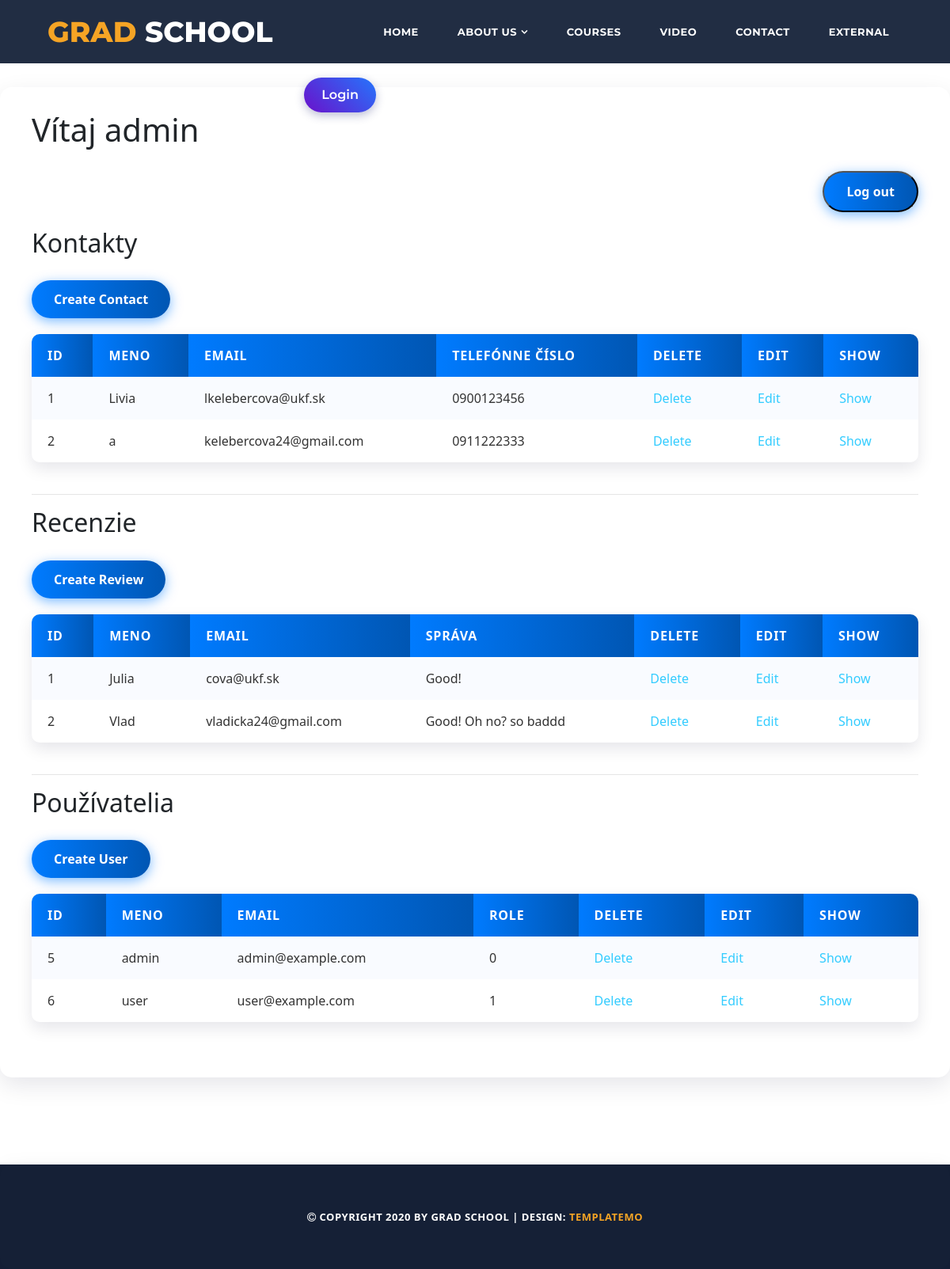
/admin.php (signed in), run on the app's committed database.
### tables this page shows
CREATE TABLE `contact` (
  `id` int(11) NOT NULL AUTO_INCREMENT,
  `name` varchar(150) NOT NULL,
  `email` varchar(150) NOT NULL,
  `phone` varchar(15) NOT NULL,
  PRIMARY KEY (`id`)
);

CREATE TABLE `review` (
  `id` int(11) NOT NULL AUTO_INCREMENT,
  `name` varchar(150) NOT NULL,
  `email` varchar(150) NOT NULL,
  `message` TEXT NOT NULL,
  PRIMARY KEY (`id`)
);

CREATE TABLE `users` (
  `id` int(11) NOT NULL AUTO_INCREMENT,
  `name` varchar(100) NOT NULL,
  `email` varchar(150) NOT NULL,
  `password` varchar(255) NOT NULL,
  `role` int(11) NOT NULL,
  `created_at` timestamp NOT NULL DEFAULT current_timestamp(),
  PRIMARY KEY (`id`),
  UNIQUE KEY `email` (`email`)
);

### _inc/classes/Database.php (called while the page is built, shortened)
<?php
class Database
{
    private string $host;
    private string $db;
    private string $user;
    private string $pass;
    private string $charset;
    private ?PDO $pdo = null;
    public function __construct(
        string $host = "localhost",
        string $db = "db_pre_sait",
        string $user = "root",
        string $pass = "",
        string $charset = "utf8"
    ) {
        $this->host = $host;
        $this->db = $db;
        $this->user = $user;
        $this->pass = $pass;
        $this->charset = $charset;
    }
    private function connect(): void
    {
        $dsn = "mysql:host={$this->host};dbname={$this->db};charset={$this->charset}";
        try {
            $this->pdo = new PDO($dsn, $this->user, $this->pass, [
                PDO::ATTR_ERRMODE => PDO::ERRMODE_EXCEPTION,
                PDO::ATTR_DEFAULT_FETCH_MODE => PDO::FETCH_ASSOC,
                PDO::ATTR_EMULATE_PREPARES => false,
            ]);
        } catch (PDOException $e) {
            error_log("Database connection error: " . $e->getMessage());
            exit("Database error. Please contact administrator.");
        }
    }
    public function getConnection(): ?PDO
    {
        return $this->pdo;
    }
}
?>

### _inc/classes/Contact.php (called while the page is built, shortened)
<?php
class Contact
{
    private $db;
    public function __construct(Database $database)
    {
        $this->db = $database->getConnection();
    }
    public function index()
    {
        $query = "SELECT * FROM contact";
        $stmt = $this->db->prepare($query);
        $stmt->execute();
        return $stmt->fetchAll(PDO::FETCH_ASSOC);
    }
}
?>

### _inc/classes/Review.php (called while the page is built, shortened)
<?php
class Review
{
    private $db;
    public function __construct(Database $database)
    {
        $this->db = $database->getConnection();
    }
    public function index()
    {
        $stmt = $this->db->prepare("SELECT * FROM review");
        $stmt->execute();
        return $stmt->fetchAll(PDO::FETCH_ASSOC);
    }
}
?>

### _inc/classes/User.php (called while the page is built, shortened)
<?php
class User
{
    private $db;
    public function __construct(Database $database)
    {
        $this->db = $database->getConnection();
    }
    public function index()
    {
        $stmt = $this->db->prepare("SELECT * FROM users");
        $stmt->execute();
        return $stmt->fetchAll(PDO::FETCH_ASSOC);
    }
}
?>

### admin.php (the view, shortened to what this page needs)
<?php
include('partials/header.php');
Assets::addStyle();
$db = new Database();
$contact = new Contact($db);
$contacts = $contact->index();
$review = new Review($db);
$reviews = $review->index();
$user = new User($db);
$users = $user->index();
?>
<section class="container">
    <h1>Vítaj admin</h1>
    <form action="logout.php" method="POST" style="text-align: right;">
        <button type="submit" class="button">Log out</button>
    </form>
    <h2>Kontakty</h2>
    <a href="contact-create.php" class="button">Create Contact</a>
    <table>
        <tr>
            <th>ID</th>
            <th>Meno</th>
            <th>Email</th>
            <th>Telefónne číslo</th>
            <th>Delete</th>
            <th>Edit</th>
            <th>Show</th>
        </tr>
        <?php foreach($contacts as $con): ?>
            <tr>
                <td><?= htmlspecialchars($con['id']) ?></td>
                <td><?= htmlspecialchars($con['name']) ?></td>
                <td><?= htmlspecialchars($con['email']) ?></td>
                <td><?= htmlspecialchars($con['phone']) ?></td>
                <td><a href="?delete=<?= $con['id'] ?>" onclick="return confirm('Určite chcete vymazať túto správu?')">Delete</a></td>
                <td><a href="contact-edit.php?id=<?= $con['id'] ?>">Edit</a></td>
                <td><a href="contact-show.php?id=<?= $con['id'] ?>">Show</a></td>
            </tr>
        <?php endforeach; ?>
    </table>
    <hr>
    <h2>Recenzie</h2>
    <a href="review-create.php" class="button">Create Review</a>
    <table>
        <tr>
            <th>ID</th>
            <th>Meno</th>
            <th>Email</th>
            <th>Správa</th>
            <th>Delete</th>
            <th>Edit</th>
            <th>Show</th>
        </tr>
        <?php foreach($reviews as $rev): ?>
            <tr>
                <td><?= htmlspecialchars($rev['id']) ?></td>
                <td><?= htmlspecialchars($rev['name']) ?></td>
                <td><?= htmlspecialchars($rev['email']) ?></td>
                <td><?= htmlspecialchars($rev['message']) ?></td>
                <td><a href="?delete_review=<?= $rev['id'] ?>" onclick="return confirm('Určite chcete vymazať tento recenziu?')">Delete</a></td>
                <td><a href="review-edit.php?id=<?= $rev['id'] ?>">Edit</a></td>
                <td><a href="review-show.php?id=<?= $rev['id'] ?>">Show</a></td>
            </tr>
        <?php endforeach; ?>
    </table>
    <hr>
    <h2>Používatelia</h2>
    <a href="user-create.php" class="button">Create User</a>
    <table>
        <tr>
            <th>ID</th>
            <th>Meno</th>
            <th>Email</th>
            <th>Role</th>
            <th>Delete</th>
            <th>Edit</th>
            <th>Show</th>
        </tr>
        <?php foreach($users as $u): ?>
            <tr>
                <td><?= htmlspecialchars($u['id']) ?></td>
                <td><?= htmlspecialchars($u['name']) ?></td>
                <td><?= htmlspecialchars($u['email']) ?></td>
                <td><?= htmlspecialchars($u['role']) ?></td>
                <td><a href="?delete_user=<?= $u['id'] ?>" onclick="return confirm('Určite chcete vymazať tohto používateľa?')">Delete</a></td>
                <td><a href="user-edit.php?id=<?= $u['id'] ?>">Edit</a></td>
                <td><a href="user-show.php?id=<?= $u['id'] ?>">Show</a></td>
            </tr>
        <?php endforeach; ?>
    </table>
</section>
<?php
include('partials/footer.php');
?>

### partials/header.php (shortened to what this page needs)
<!DOCTYPE html>
<html lang="en">
  <head>
<?php
  Assets::addStylesheets();
?>
</head>
<body>
  <header class="main-header clearfix" role="header">
    <div class="logo">
      <a href="#"><em>Grad</em> School</a>
    </div>
    <nav id="menu" class="main-nav" role="navigation">
      <?php
      $currentPage = basename($_SERVER['PHP_SELF']);
      $menu = [
          'Home' => ($currentPage === 'index.php') ? '#section1' : 'index.php#section1',
          'About Us' => [
              'url' => ($currentPage === 'index.php') ? '#section2' : 'index.php#section2',
              'submenu' => [
                  'Who we are?' => ($currentPage === 'index.php') ? '#section2' : 'index.php#section2',
                  'What we do?' => ($currentPage === 'index.php') ? '#section3' : 'index.php#section3',
                  'How it works?' => ($currentPage === 'index.php') ? '#section3' : 'index.php#section3',
                  'External URL' => 'https://templatemo.com/about'
              ]
          ],
          'Courses' => ($currentPage === 'index.php') ? '#section4' : 'index.php#section4',
          'Video' => ($currentPage === 'index.php') ? '#section5' : 'index.php#section5',
          'Contact' => ($currentPage === 'index.php') ? '#section6' : 'index.php#section6',
          'External' => 'https://templatemo.com'
      ];
      ?>
      <ul class="main-menu">
      <?php echo MenuBuilder::getMenuHtml($menu); ?>
      </ul>
    </nav>
    <div class="login-button">
    <a href="login.php" style="
      margin-top: 18px;
      margin-left: 40px;
      padding: 10px 22px;
      background: linear-gradient(45deg, #6a11cb, #2575fc);
      color: white;
      font-weight: 600;
      border-radius: 30px;
      box-shadow: 0 4px 12px rgba(38, 44, 118, 0.3);
      text-decoration: none;
      transition: background 0.3s ease, box-shadow 0.3s ease;
      display: inline-block;
    "
      onmouseover="this.style.background='linear-gradient(45deg, #2575fc, #6a11cb)'; this.style.boxShadow='0 6px 16px rgba(38,44,118,0.5)';"
      onmouseout="this.style.background='linear-gradient(45deg, #6a11cb, #2575fc)'; this.style.boxShadow='0 4px 12px rgba(38, 44, 118, 0.3)';"
      >Login</a>
    </div>
  </header>

### _inc/classes/Assets.php (shortened to what this page needs)
<?php
class Assets
{
    public static function addStylesheets()
    {
        echo '<link rel="stylesheet" href="vendor/bootstrap/css/bootstrap.min.css">';
        echo '<link rel="stylesheet" href="assets/css/templatemo-grad-school.css">';
        echo '<link rel="stylesheet" href="https://cdnjs.cloudflare.com/ajax/libs/font-awesome/4.7.0/css/font-awesome.min.css">';
        $page_name = basename($_SERVER["SCRIPT_NAME"], ".php");
    }
    public static function addStyle()
    {
        $page_name = basename($_SERVER["SCRIPT_NAME"], ".php");
        $version = filemtime("assets/css/{$page_name}.css");
        switch ($page_name) {
            case "admin":
                echo '<link rel="stylesheet" href="assets/css/admin.css?v=' .
                    $version .
                    '">';
                break;
        }
    }
}

### _inc/classes/Menu.php
<?php
class MenuBuilder {
    public static function getMenuHtml(array $pages) {
        $menuItems = '';
        foreach ($pages as $page_name => $page_data) {
            if (is_array($page_data)) {
                $menuItems .= '<li class="has-submenu"><a href="' . $page_data['url'] . '">' . $page_name . '</a>';
                $menuItems .= '<ul class="sub-menu">';
                foreach ($page_data['submenu'] as $sub_name => $sub_url) {
                    $attrs = '';
                    if (str_starts_with($sub_url, 'http')) {
                        $attrs = ' class="external" rel="sponsored"';
                    }
                    $menuItems .= '<li><a href="' . $sub_url . '"' . $attrs . '>' . $sub_name . '</a></li>';
                }
                $menuItems .= '</ul></li>';
            } else {
                $attrs = '';
                if (str_starts_with($page_data, 'http')) {
                    $attrs = ' class="external" rel="sponsored"';
                }
                $menuItems .= '<li><a href="' . $page_data . '"' . $attrs . '>' . $page_name . '</a></li>';
            }
        }
        return $menuItems;
    }
}

### partials/footer.php (shortened to what this page needs)
  <footer>
    <div class="container">
      <div class="row">
        <div class="col-md-12">
          <p><i class="fa fa-copyright"></i> Copyright 2020 by Grad School
           | Design: <a href="https://templatemo.com" rel="sponsored" target="_parent">TemplateMo</a></p>
        </div>
      </div>
    </div>
  </footer>
</body>
</html>

### assets/css/templatemo-grad-school.css (style rules this page uses)
body { font-family: 'Montserrat', sans-serif; }
a { color: #3CF; text-decoration: none; }
ul { padding: 0px; margin: 0px; list-style: none; }
p { font-size: 13px; line-height: 22px; }
.main-header { background-color: rgba(22,34,57,0.95); height: 80px; position: fixed; z-index: 12; width: 100%; top: 0; }
.main-header .logo { float: left; line-height: 80px; padding-left: 60px; }
.main-header .logo a { font-size: 36px; text-transform: uppercase; font-weight: 800; color: #fff; }
.main-header .logo a em { font-style: normal; color: #f5a425; }
.main-menu { float: right; padding-right: 60px; }
.main-menu li { display: inline-block; line-height: 79px; margin-left: 15px; position: relative; }
.main-menu li:first-child { margin-left: 0px; }
.main-menu li a { padding: 10px 15px; font-size: 13px; text-transform: uppercase; letter-spacing: 0.5px; font-weight: 700; color: #fff; border: 2px solid transparent; transition: all 0.5s; }
.main-menu li.has-submenu a:after { content: '\f107'; font-family: "FontAwesome"; margin-left: 5px; }
footer { background-color: #152036; text-align: center; }
footer p { margin-bottom: 0px; padding: 25px 0px; color: #fff; font-size: 13px; text-transform: uppercase; font-weight: 600; letter-spacing: 0.5px; }
footer p a, footer p a:hover { color: #f5a425; }

### assets/css/admin.css (style rules this page uses)
.container { margin-top: 110px; padding: 30px 40px; max-width: 1200px; margin-left: auto; margin-right: auto; font-family: 'Segoe UI', Tahoma, Geneva, Verdana, sans-serif; border-radius: 15px; box-shadow: 0 10px 30px rgba(0, 0, 50, 0.1); }
table { width: 100%; border-collapse: separate; border-spacing: 0; margin-bottom: 40px; box-shadow: 0 8px 20px rgba(0,0,50,0.1); border-radius: 10px; overflow: hidden; }
th, td { padding: 15px 20px; text-align: left; font-size: 1rem; color: #333; }
th { background: linear-gradient(90deg, #007BFF, #0056b3); color: white; font-weight: 600; text-transform: uppercase; letter-spacing: 0.05em; user-select: none; }
tr:nth-child(even) { background-color: #f9fbff; }
.button { display: inline-block; padding: 12px 28px; margin: 20px 0; background: linear-gradient(90deg, #007BFF, #0056b3); color: white; font-weight: 600; text-decoration: none; border-radius: 30px; box-shadow: 0 4px 15px rgba(0, 123, 255, 0.5); transition: background 0.3s ease, transform 0.2s ease, box-shadow 0.3s ease; }

### data on the page
contact: id "1", name "Livia", email "lkelebercova@ukf.sk", phone "0900123456"
contact: id "2", name "a", email "kelebercova24@gmail.com", phone "0911222333"
review: id "1", name "Julia", email "cova@ukf.sk", message "Good!"
review: id "2", name "Vlad", email "vladicka24@gmail.com", message "Good! Oh no? so baddd"
users: id "5", name "admin", email "admin@example.com", role "0"
users: id "6", name "user", email "user@example.com", role "1"

### other printed values
$page_name "HOME"
$page_name "ABOUT US"
$page_name "COURSES"
$page_name "VIDEO"
$page_name "CONTACT"
$page_name "EXTERNAL"
